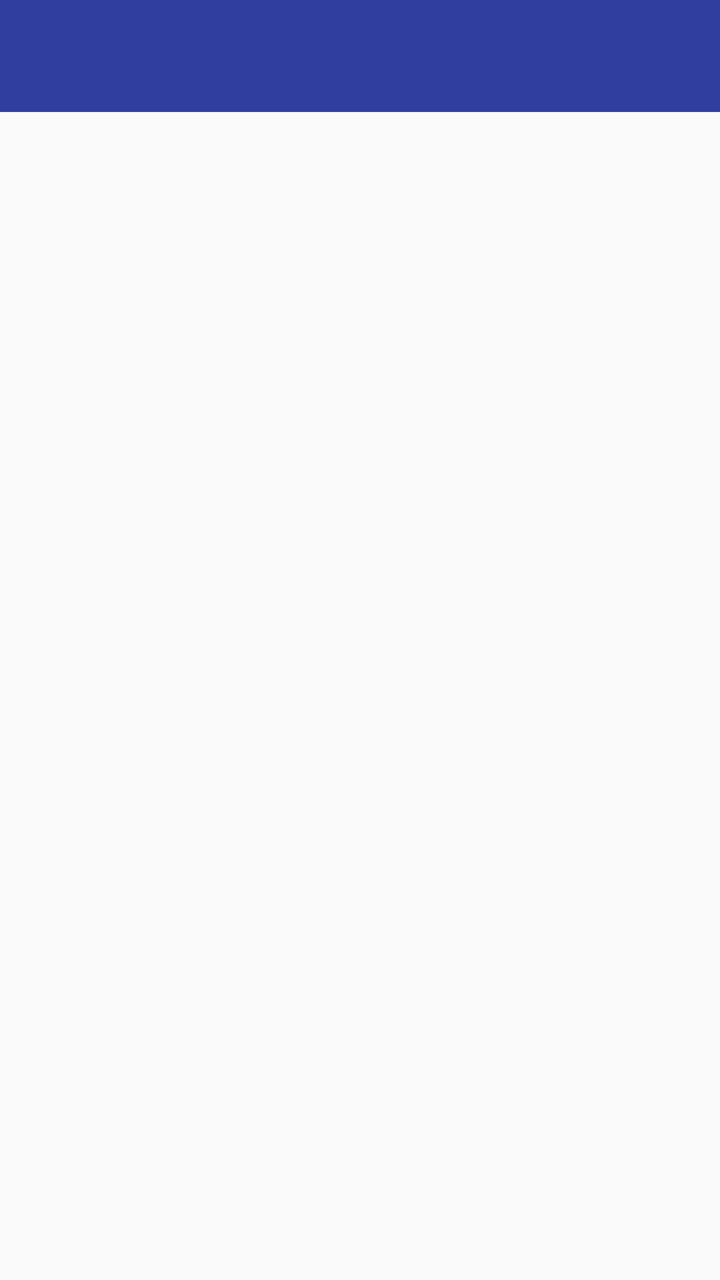
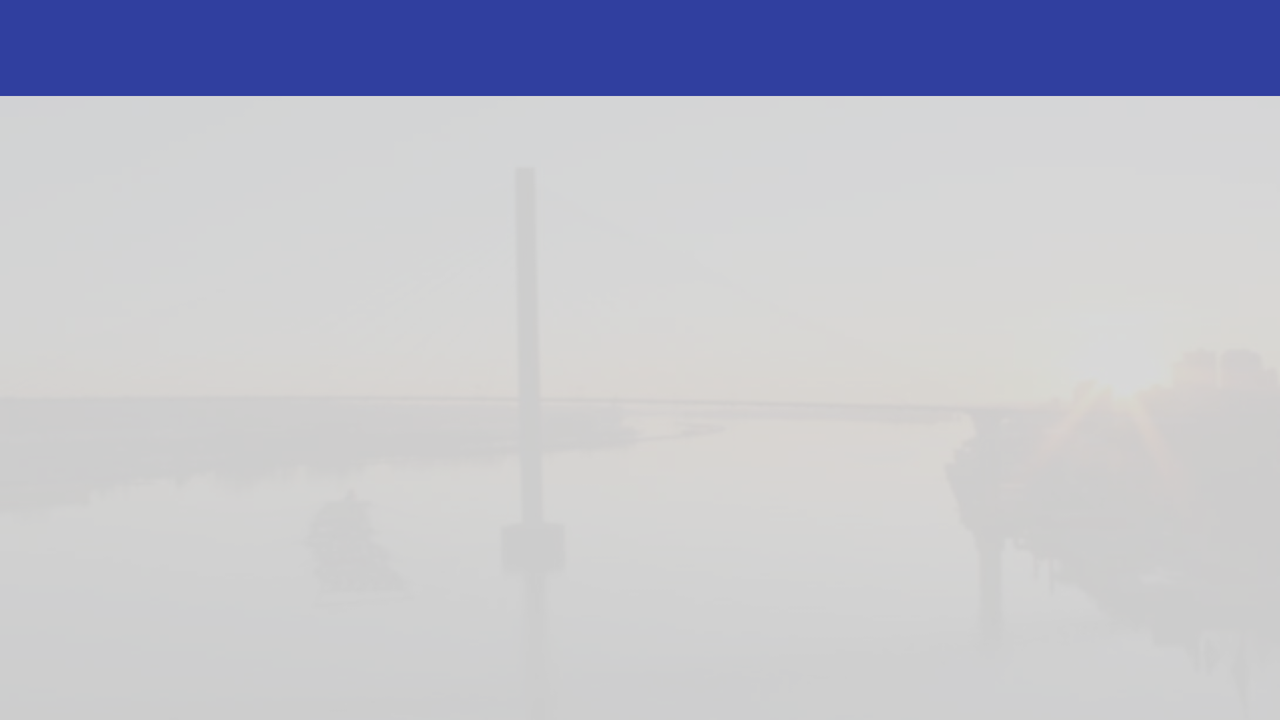

The same Android screen from two of the app's own layout files: first res/layout/ as a phone draws it, then the repository's variant for another configuration, drawn on a device whose configuration selects that folder. Both files follow.
<!-- AndroidManifest.xml: application theme AppTheme -->
<!-- res/layout/activity_saved_zones.xml -->
<?xml version="1.0" encoding="utf-8"?>
<android.support.constraint.ConstraintLayout xmlns:android="http://schemas.android.com/apk/res/android"
    xmlns:app="http://schemas.android.com/apk/res-auto"
    xmlns:tools="http://schemas.android.com/tools"
    android:layout_width="match_parent"
    android:layout_height="match_parent"
    tools:context="ca.bcit.ass1.cfood.SavedZonesActivity">

    <include layout="@layout/toolbar_top"
        android:id="@+id/savedZonesToolbar"/>

    <ListView
        android:id="@+id/savedZonesListView"
        android:layout_width="0dp"
        android:layout_height="0dp"
        app:layout_constraintTop_toBottomOf="@+id/savedZonesToolbar"
        app:layout_constraintBottom_toBottomOf="parent"
        app:layout_constraintLeft_toLeftOf="parent"
        app:layout_constraintRight_toRightOf="parent" />

</android.support.constraint.ConstraintLayout>
<!-- res/layout/toolbar_top.xml (included above) -->
<?xml version="1.0" encoding="utf-8"?>
<android.support.v7.widget.Toolbar
    xmlns:android="http://schemas.android.com/apk/res/android"
    android:layout_width="match_parent"
    android:layout_height="?attr/actionBarSize"
    android:background="?attr/colorPrimaryDark"
    android:theme="@style/ThemeOverlay.AppCompat.Dark.ActionBar">
</android.support.v7.widget.Toolbar>
<!-- resources referenced by this layout -->
<resources>
  <style name="AppTheme" parent="Theme.AppCompat.Light.NoActionBar">
          
          <item name="colorPrimary">@color/colorPrimary</item>
          <item name="colorPrimaryDark">@color/colorPrimaryDark</item>
          <item name="colorAccent">@color/colorAccent</item>
          <item name="android:homeAsUpIndicator">@drawable/ic_arrow_back_24dp</item>
      </style>
  <color name="colorPrimary">#3F51B5</color>
  <color name="colorPrimaryDark">#303F9F</color>
  <color name="colorAccent">#CC0000</color>
</resources>
<!-- res/layout-land/activity_saved_zones.xml (the repository's variant of the layout above) -->
<!-- drawn on the phone turned sideways -->
<?xml version="1.0" encoding="utf-8"?>
<android.support.constraint.ConstraintLayout xmlns:android="http://schemas.android.com/apk/res/android"
    xmlns:app="http://schemas.android.com/apk/res-auto"
    xmlns:tools="http://schemas.android.com/tools"
    android:layout_width="match_parent"
    android:layout_height="match_parent"
    android:background="@drawable/background_image_1_land"
    tools:context="ca.bcit.ass1.cfood.SavedZonesActivity">

    <View
        android:id="@+id/savedZonesActivity"
        android:layout_width="0dp"
        android:layout_height="0dp"
        app:layout_constraintBottom_toBottomOf="parent"
        app:layout_constraintTop_toTopOf="parent"
        app:layout_constraintEnd_toEndOf="parent"
        app:layout_constraintStart_toStartOf="parent"
        />

    <View
        android:layout_width="0dp"
        android:layout_height="0dp"
        android:background="#FFF"
        android:alpha="0.8"
        app:layout_constraintLeft_toLeftOf="parent"
        app:layout_constraintTop_toTopOf="parent"
        app:layout_constraintRight_toRightOf="parent"
        app:layout_constraintBottom_toBottomOf="parent" />
    <include layout="@layout/toolbar_top"
        android:id="@+id/savedZonesToolbar"/>

    <ListView
        android:id="@+id/savedZonesListView"
        android:layout_width="0dp"
        android:layout_height="0dp"
        android:paddingBottom="20dp"
        android:clipToPadding="false"
        android:dividerHeight="7sp"
        android:divider="#00000000"
        android:layout_marginTop="10dp"
        android:layout_marginStart="10dp"
        android:layout_marginEnd="10dp"
        app:layout_constraintTop_toBottomOf="@+id/savedZonesToolbar"
        app:layout_constraintBottom_toBottomOf="parent"
        app:layout_constraintLeft_toLeftOf="parent"
        app:layout_constraintRight_toRightOf="parent"/>

</android.support.constraint.ConstraintLayout>
<!-- resources referenced by the variant -->
<!-- as the phone turned sideways resolves them -->
<resources>
  <!-- drawable background_image_1_land: jpg bitmap (drawable, 14612 bytes) -->
  <style name="AppTheme" parent="Theme.AppCompat.Light.NoActionBar">
          
          <item name="colorPrimary">@color/colorPrimary</item>
          <item name="colorPrimaryDark">@color/colorPrimaryDark</item>
          <item name="colorAccent">@color/colorAccent</item>
          <item name="android:homeAsUpIndicator">@drawable/ic_arrow_back_24dp</item>
      </style>
  <color name="colorPrimary">#3F51B5</color>
  <color name="colorPrimaryDark">#303F9F</color>
  <color name="colorAccent">#CC0000</color>
</resources>
